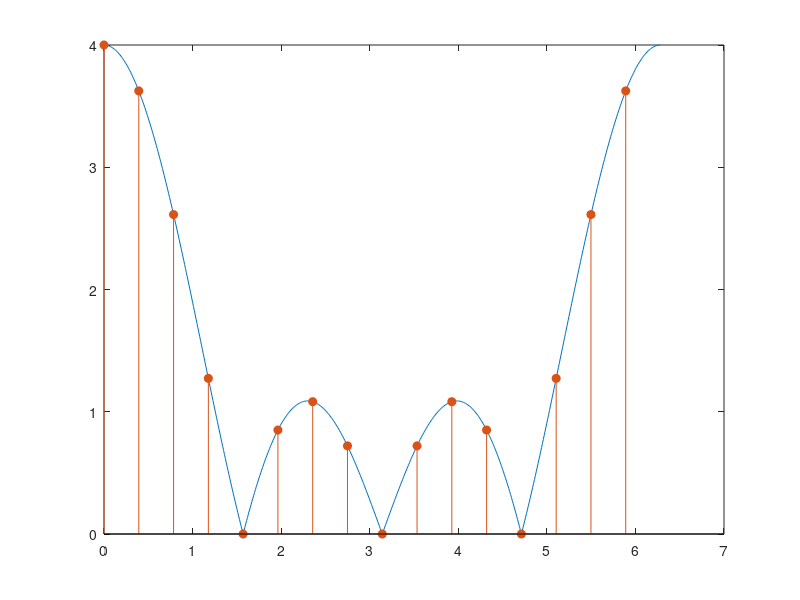

Reproduce this figure in MATLAB.
clc;
close all;
clear all;
w=0:0.01:2*pi;
xw=1+exp(-j*w)+exp(-j*2*w)+exp(-3*j*w);
xn=[ones(1,4) zeros(1,12)];
N=16;
n=0:N-1;
k=0:N-1;

wn=exp(-j*2*pi/N*n'*k);
xk=xn*wn;
plot(w,abs(xw));hold on
stem(2*pi*k/N,abs(xk),'filled');
